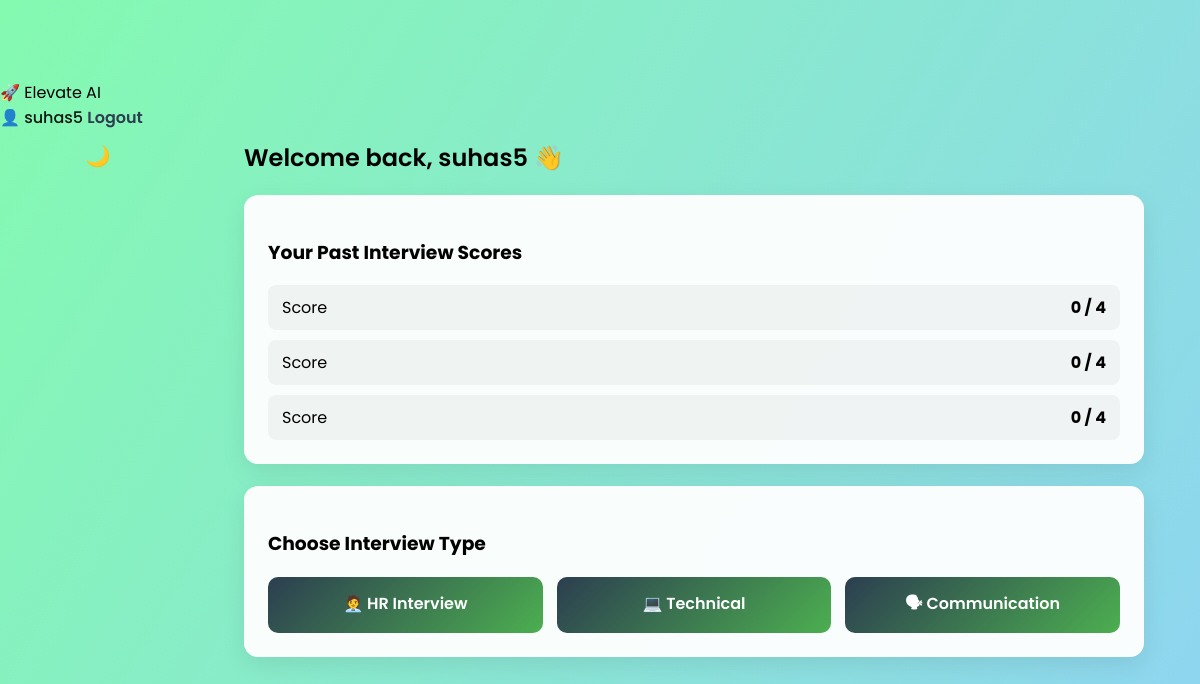
/dashboard (signed in), run on an earlier commit of the app's database.
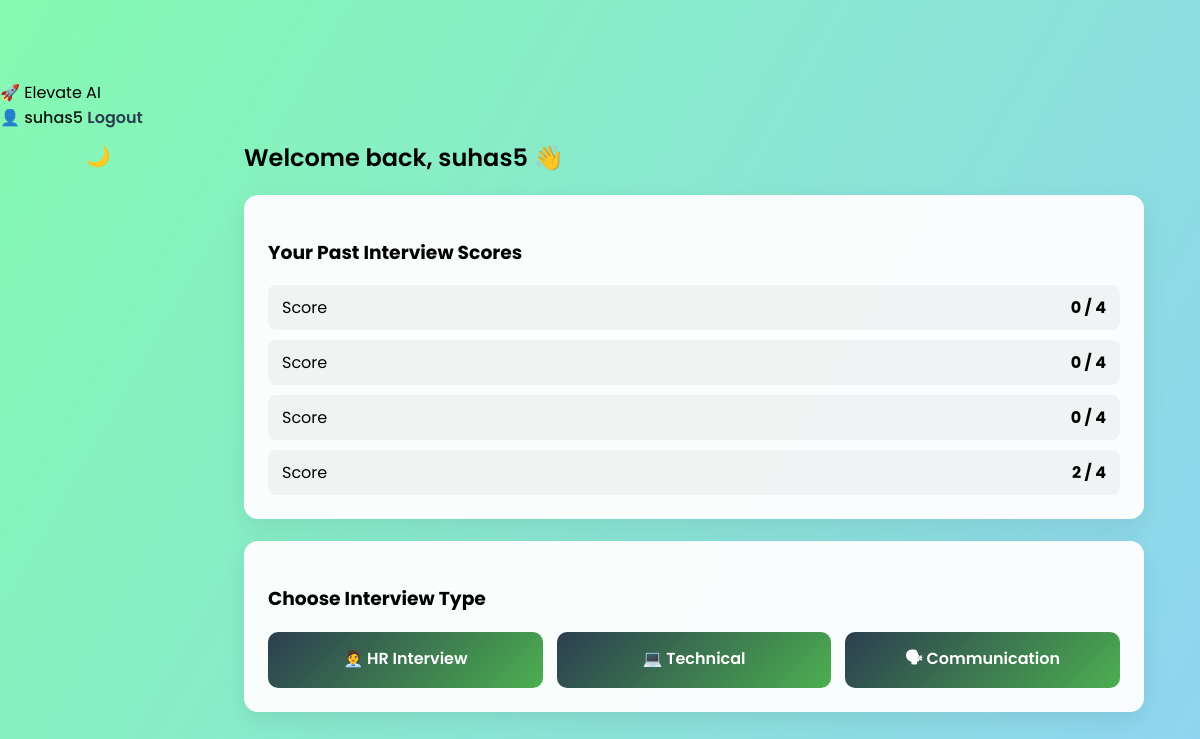
And on a later commit of the database.
### app.py (models this page shows)
class InterviewResult(db.Model):
    id = db.Column(db.Integer, primary_key=True)
    username = db.Column(db.String(100), nullable=False)
    score = db.Column(db.Integer, nullable=False)
    total = db.Column(db.Integer, nullable=False)

### app.py (the view)
@app.route("/dashboard")
def dashboard():
    if "user" not in session:
        return redirect(url_for("login"))
    results = InterviewResult.query.filter_by(username=session["user"]).all()
    return render_template("dashboard.html", username=session["user"], results=results)

### templates/dashboard.html (shortened to what this page needs)
<!DOCTYPE html>
<html lang="en">
<head>
    <link rel="stylesheet" href="{{ url_for('static', filename='style.css') }}">
</head>
<body>
<nav class="navbar">
    <div class="nav-left">🚀 Elevate AI</div>
    <div class="nav-right">
        <span class="user-badge">👤 {{ username }}</span>
        <a href="/logout">Logout</a>
        <button class="theme-toggle" onclick="toggleTheme()">🌙</button>
    </div>
</nav>
<div class="dashboard-container">
    <h2 class="dashboard-title">Welcome back, {{ username }} 👋</h2>
    <div class="card">
        <h3>Your Past Interview Scores</h3>
        {% if results %}
            <div class="score-list">
                {% for r in results %}
                    <div class="score-item">
                        <span>Score</span>
                        <strong>{{ r.score }} / {{ r.total }}</strong>
                    </div>
                {% endfor %}
            </div>
        {% else %}
            <p class="empty-text">No interview attempts yet.</p>
        {% endif %}
    </div>
    <div class="card">
        <h3>Choose Interview Type</h3>
        <div class="interview-grid">
            <a href="/interview?category=hr" class="interview-btn">🧑‍💼 HR Interview</a>
            <a href="/interview?category=technical" class="interview-btn">💻 Technical</a>
            <a href="/interview?category=communication" class="interview-btn">🗣 Communication</a>
        </div>
    </div>
</div>
</body>
</html>

### static/style.css (style rules this page uses)
body { font-family: 'Poppins', sans-serif; background: linear-gradient(120deg, #84FAB0, #8FD3F4); margin: 0; min-height: 100vh; padding-top: 80px; display: flex; justify-content: center; align-items: flex-start; transition: all 0.3s ease; }
h2 { margin-bottom: 18px; font-weight: 600; }
button { width: 100%; padding: 12px; margin-top: 10px; background: linear-gradient(135deg, #2C3E50, #4CAF50); border: none; color: white; font-size: 15px; border-radius: 8px; cursor: pointer; font-weight: 500; transition: 0.25s ease; }
a { color: #2C3E50; font-weight: 600; text-decoration: none; }
.theme-toggle { font-size: 20px; cursor: pointer; background: none; border: none; padding: 4px 6px; margin-left: 4px; }
.dashboard-container { width: 100%; max-width: 900px; margin: 20px auto; padding: 20px; }
.dashboard-title { margin-bottom: 20px; }
.card { background: rgba(255,255,255,0.95); padding: 24px; border-radius: 14px; margin-bottom: 22px; box-shadow: 0 8px 24px rgba(0,0,0,0.08); }
.score-list { display: flex; flex-direction: column; gap: 10px; }
.score-item { display: flex; justify-content: space-between; padding: 10px 14px; border-radius: 8px; background: rgba(0,0,0,0.04); }
.interview-grid { display: grid; grid-template-columns: repeat(auto-fit, minmax(180px, 1fr)); gap: 14px; margin-top: 10px; }
.interview-btn { display: block; padding: 14px; border-radius: 10px; text-align: center; text-decoration: none; font-weight: 600; color: white; background: linear-gradient(135deg, #2C3E50, #4CAF50); transition: 0.25s ease; }
.user-badge { font-weight: 500; opacity: 0.9; }

What changed in the data, as far as the page shows it:
added InterviewResult: score "2", total "4"
